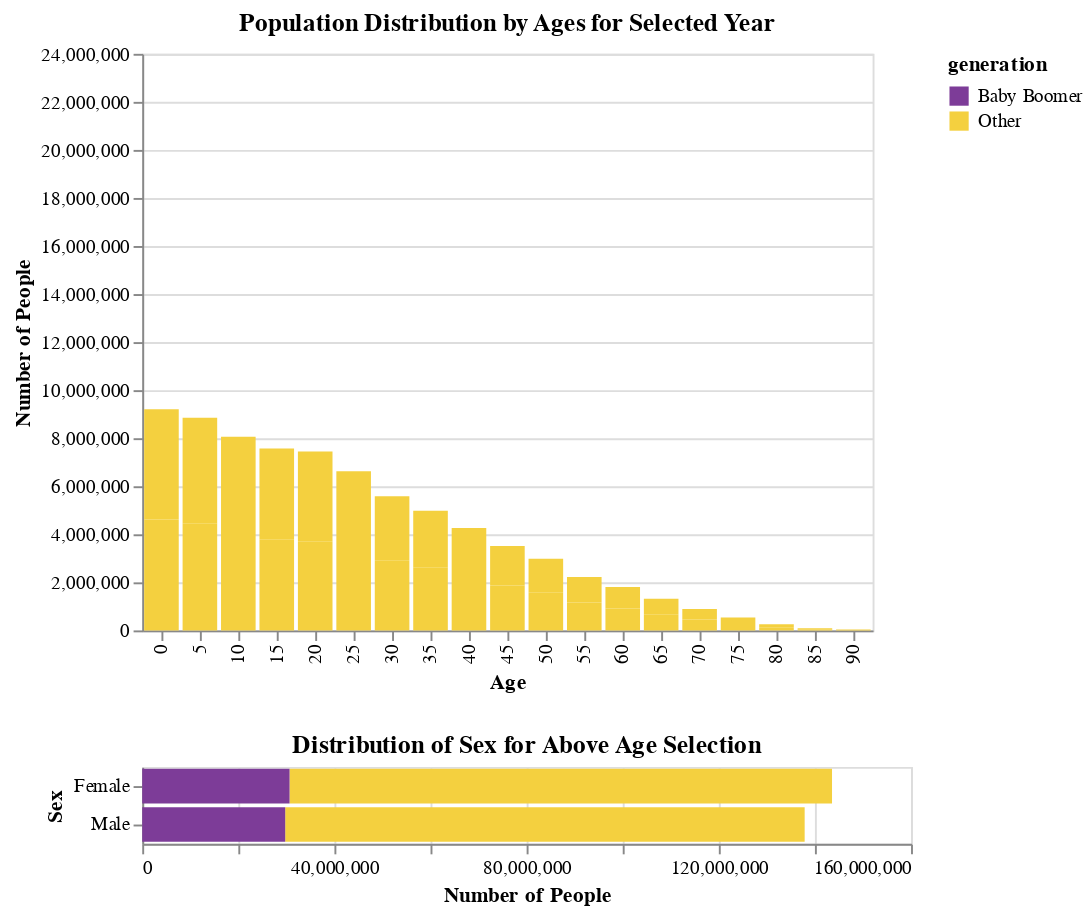

Source (notebook cell):
### Markdown cell above
## ✅Q7 - Combine Q5 and Q6 to One Chart

In question 6, we linked the distribution of sex to the age selection for just the year 2000.  Let's visualize all the data by incorporating the year selection slider from question 5 so that you can select which year of data you are viewing. Retain the ability to just select one age group for the sex distribution, and default to no age group selected.

Add a tooltip so you can see exactly how many people are in the age range for the top "Distribution of Ages for the Selected Year" histogram. 

Encode membership of the Baby Boomer generation with color using "#7D3C98" (purple) for the boomers "#F4D03F" (gold) for other.

### Code cell
domain = ['Baby Boomer', 'Other']
range = ['#7D3C98','#F4D03F']

click = alt.selection_multi(encodings=['color'], fields=['age'])

slider = alt.binding_range(min=1900, max=2000, step=10, name='Select Year:')
select_year = alt.selection_single(name="Select", fields=['year'],
                                   bind=slider, init={'year': 1900})

base = alt.Chart(df_population).mark_bar().encode(
    x=alt.X('age:O',title='Age'),
    y=alt.Y("sum(people):Q", scale=alt.Scale(domain=[0,24000000]), title='Number of People'),
    color=alt.condition(click,'generation',
                        alt.value('lightgray'),
                        scale=alt.Scale(domain=domain, range=range)),
    tooltip=['age', 'people']
).properties(title='Population Distribution by Ages for Selected Year'
).add_selection(
    select_year,
    click
).transform_filter(
    select_year
)

hist = alt.Chart(df_population[(df_population['year']==2000) & (df_population['sex'])]).mark_bar().encode(
    x=alt.X("sum(people):Q", title='Number of People'),
    y=alt.Y('sex',title='Sex'),
    color=alt.Color('generation', scale=alt.Scale(domain=domain, range=range))
).properties(title='Distribution of Sex for Above Age Selection').transform_filter(
    click)


alt.layer(base, hist).configure_view(
    stroke='transparent'
).configure_facet(
    spacing=8
) 

base & hist

### Figure 1 — Vega-Lite specification as saved in the notebook (floating-point values rounded to 4 significant figures; data arrays with more than 128 entries replaced by an {"elided": "..."} marker saying what was removed)
{"config": {"view": {"continuousWidth": 400, "continuousHeight": 300}}, "vconcat": [{"data": {"name": "data-e0d8502e0c0edeca8b6eca262a4a212b"}, "mark": "bar", "encoding": {"color": {"condition": {"field": "generation", "scale": {"domain": ["Baby Boomer", "Other"], "range": ["#7D3C98", "#F4D03F"]}, "type": "nominal", "selection": "selector002"}, "value": "lightgray"}, "tooltip": [{"field": "age", "type": "quantitative"}, {"field": "people", "type": "quantitative"}], "x": {"field": "age", "title": "Age", "type": "ordinal"}, "y": {"aggregate": "sum", "field": "people", "scale": {"domain": [0, 24000000]}, "title": "Number of People", "type": "quantitative"}}, "selection": {"Select": {"type": "single", "fields": ["year"], "bind": {"input": "range", "max": 2000, "min": 1900, "name": "Select Year:", "step": 10}, "init": {"year": 1900}}, "selector002": {"type": "multi", "encodings": ["color"], "fields": ["age"]}}, "title": "Population Distribution by Ages for Selected Year", "transform": [{"filter": {"selection": "Select"}}]}, {"data": {"name": "data-21f23929a0539680c1d19bda5edbbf75"}, "mark": "bar", "encoding": {"color": {"field": "generation", "scale": {"domain": ["Baby Boomer", "Other"], "range": ["#7D3C98", "#F4D03F"]}, "type": "nominal"}, "x": {"aggregate": "sum", "field": "people", "title": "Number of People", "type": "quantitative"}, "y": {"field": "sex", "title": "Sex", "type": "nominal"}}, "title": "Distribution of Sex for Above Age Selection", "transform": [{"filter": {"selection": "selector002"}}]}], "$schema": "https://vega.github.io/schema/vega-lite/v4.17.0.json", "datasets": {"data-e0d8502e0c0edeca8b6eca262a4a212b": {"elided": "570 records"}, "data-21f23929a0539680c1d19bda5edbbf75": [{"year": 2000, "age": 0, "sex": "Male", "people": 9735380, "generation": "Other", "birth year": 2000}, {"year": 2000, "age": 0, "sex": "Female", "people": 9310714, "generation": "Other", "birth year": 2000}, {"year": 2000, "age": 5, "sex": "Male", "people": 10552146, "generation": "Other", "birth year": 1995}, {"year": 2000, "age": 5, "sex": "Female", "people": 10069564, "generation": "Other", "birth year": 1995}, {"year": 2000, "age": 10, "sex": "Male", "people": 10563233, "generation": "Other", "birth year": 1990}, {"year": 2000, "age": 10, "sex": "Female", "people": 10022524, "generation": "Other", "birth year": 1990}, {"year": 2000, "age": 15, "sex": "Male", "people": 10237419, "generation": "Other", "birth year": 1985}, {"year": 2000, "age": 15, "sex": "Female", "people": 9692669, "generation": "Other", "birth year": 1985}, {"year": 2000, "age": 20, "sex": "Male", "people": 9731315, "generation": "Other", "birth year": 1980}, {"year": 2000, "age": 20, "sex": "Female", "people": 9324244, "generation": "Other", "birth year": 1980}, {"year": 2000, "age": 25, "sex": "Male", "people": 9659493, "generation": "Other", "birth year": 1975}, {"year": 2000, "age": 25, "sex": "Female", "people": 9518507, "generation": "Other", "birth year": 1975}, {"year": 2000, "age": 30, "sex": "Male", "people": 10205879, "generation": "Other", "birth year": 1970}, {"year": 2000, "age": 30, "sex": "Female", "people": 10119296, "generation": "Other", "birth year": 1970}, {"year": 2000, "age": 35, "sex": "Male", "people": 11475182, "generation": "Other", "birth year": 1965}, {"year": 2000, "age": 35, "sex": "Female", "people": 11635647, "generation": "Other", "birth year": 1965}, {"year": 2000, "age": 40, "sex": "Male", "people": 11320252, "generation": "Baby Boomer", "birth year": 1960}, {"year": 2000, "age": 40, "sex": "Female", "people": 11488578, "generation": "Baby Boomer", "birth year": 1960}, {"year": 2000, "age": 45, "sex": "Male", "people": 9925006, "generation": "Baby Boomer", "birth year": 1955}, {"year": 2000, "age": 45, "sex": "Female", "people": 10261253, "generation": "Baby Boomer", "birth year": 1955}, {"year": 2000, "age": 50, "sex": "Male", "people": 8507934, "generation": "Baby Boomer", "birth year": 1950}, {"year": 2000, "age": 50, "sex": "Female", "people": 8911133, "generation": "Baby Boomer", "birth year": 1950}, {"year": 2000, "age": 55, "sex": "Male", "people": 6459082, "generation": "Other", "birth year": 1945}, {"year": 2000, "age": 55, "sex": "Female", "people": 6921268, "generation": "Other", "birth year": 1945}, {"year": 2000, "age": 60, "sex": "Male", "people": 5123399, "generation": "Other", "birth year": 1940}, {"year": 2000, "age": 60, "sex": "Female", "people": 5668961, "generation": "Other", "birth year": 1940}, {"year": 2000, "age": 65, "sex": "Male", "people": 4453623, "generation": "Other", "birth year": 1935}, {"year": 2000, "age": 65, "sex": "Female", "people": 4804784, "generation": "Other", "birth year": 1935}, {"year": 2000, "age": 70, "sex": "Male", "people": 3792145, "generation": "Other", "birth year": 1930}, {"year": 2000, "age": 70, "sex": "Female", "people": 5184855, "generation": "Other", "birth year": 1930}, {"year": 2000, "age": 75, "sex": "Male", "people": 2912655, "generation": "Other", "birth year": 1925}, {"year": 2000, "age": 75, "sex": "Female", "people": 4355644, "generation": "Other", "birth year": 1925}, {"year": 2000, "age": 80, "sex": "Male", "people": 1902638, "generation": "Other", "birth year": 1920}, {"year": 2000, "age": 80, "sex": "Female", "people": 3221898, "generation": "Other", "birth year": 1920}, {"year": 2000, "age": 85, "sex": "Male", "people": 970357, "generation": "Other", "birth year": 1915}, {"year": 2000, "age": 85, "sex": "Female", "people": 1981156, "generation": "Other", "birth year": 1915}, {"year": 2000, "age": 90, "sex": "Male", "people": 336303, "generation": "Other", "birth year": 1910}, {"year": 2000, "age": 90, "sex": "Female", "people": 1064581, "generation": "Other", "birth year": 1910}]}}
